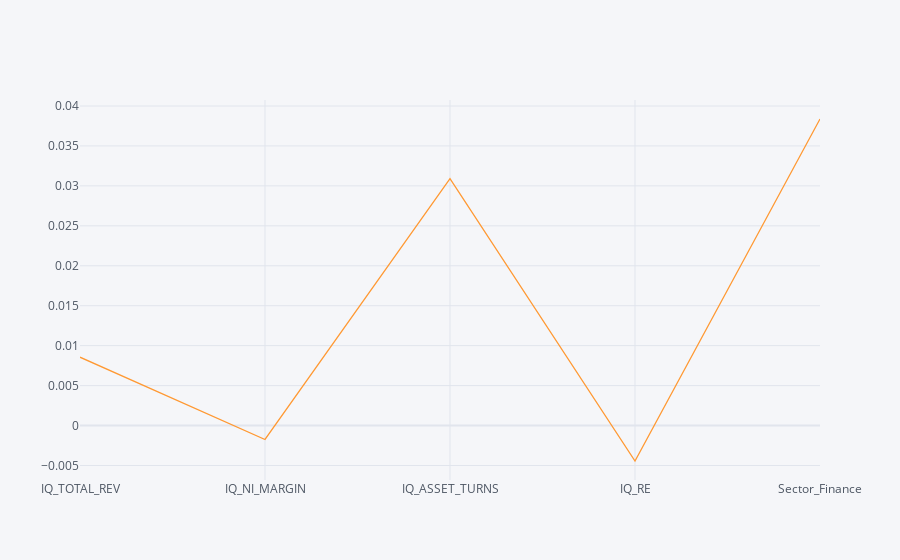

The cell this chart's notebook holds for it:
### Code cell
coefficients['Coefficient'].iplot()

### Figure 1 — Plotly figure (JSON) as saved in the notebook; plotly's stock layout.template omitted (floating-point values rounded to 4 significant figures)
{"data": [{"line": {"color": "rgba(255, 153, 51, 1.0)", "dash": "solid", "shape": "linear", "width": 1.3}, "mode": "lines", "name": "Coefficient", "text": "", "type": "scatter", "x": ["IQ_TOTAL_REV", "IQ_NI_MARGIN", "IQ_ASSET_TURNS", "IQ_RE", "Sector_Finance"], "y": [0.00856, -0.001746, 0.0309, -0.004437, 0.03837]}], "layout": {"legend": {"bgcolor": "#F5F6F9", "font": {"color": "#4D5663"}}, "paper_bgcolor": "#F5F6F9", "plot_bgcolor": "#F5F6F9", "title": {"font": {"color": "#4D5663"}}, "xaxis": {"gridcolor": "#E1E5ED", "showgrid": true, "tickfont": {"color": "#4D5663"}, "title": {"font": {"color": "#4D5663"}, "text": ""}, "zerolinecolor": "#E1E5ED"}, "yaxis": {"gridcolor": "#E1E5ED", "showgrid": true, "tickfont": {"color": "#4D5663"}, "title": {"font": {"color": "#4D5663"}, "text": ""}, "zerolinecolor": "#E1E5ED"}}}
